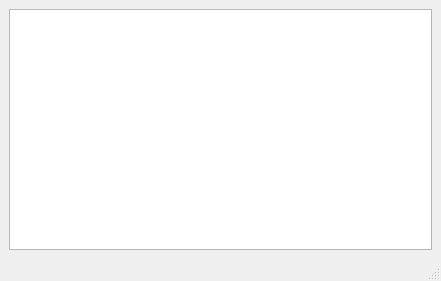
<?xml version="1.0" encoding="UTF-8"?>
<ui version="4.0">
 <class>MainWindow</class>
 <widget class="QMainWindow" name="MainWindow">
  <property name="geometry">
   <rect>
    <x>0</x>
    <y>0</y>
    <width>441</width>
    <height>281</height>
   </rect>
  </property>
  <property name="windowTitle">
   <string>MainWindow</string>
  </property>
  <widget class="QWidget" name="centralwidget">
   <layout class="QVBoxLayout" name="verticalLayout_2">
    <item>
     <widget class="QTableWidget" name="contactTable"/>
    </item>
   </layout>
  </widget>
  <widget class="QMenuBar" name="menubar">
   <property name="geometry">
    <rect>
     <x>0</x>
     <y>0</y>
     <width>441</width>
     <height>25</height>
    </rect>
   </property>
  </widget>
  <widget class="QStatusBar" name="statusbar"/>
 </widget>
 <resources/>
 <connections/>
</ui>
